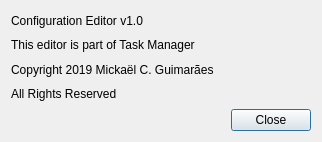
<?xml version="1.0" encoding="UTF-8"?>
<ui version="4.0">
 <class>AboutDialog</class>
 <widget class="QDialog" name="AboutDialog">
  <property name="geometry">
   <rect>
    <x>0</x>
    <y>0</y>
    <width>322</width>
    <height>142</height>
   </rect>
  </property>
  <property name="windowTitle">
   <string>About Configuration Editor</string>
  </property>
  <layout class="QGridLayout" name="gridLayout">
   <item row="1" column="0" colspan="2">
    <widget class="QLabel" name="labelPartOfInfo">
     <property name="text">
      <string>This editor is part of Task Manager</string>
     </property>
    </widget>
   </item>
   <item row="3" column="0">
    <widget class="QLabel" name="label_3">
     <property name="text">
      <string>All Rights Reserved</string>
     </property>
    </widget>
   </item>
   <item row="2" column="0" colspan="2">
    <widget class="QLabel" name="label_2">
     <property name="text">
      <string>Copyright 2019 Mickaël C. Guimarães</string>
     </property>
    </widget>
   </item>
   <item row="4" column="1">
    <widget class="QPushButton" name="closeButton">
     <property name="sizePolicy">
      <sizepolicy hsizetype="Fixed" vsizetype="Fixed">
       <horstretch>0</horstretch>
       <verstretch>0</verstretch>
      </sizepolicy>
     </property>
     <property name="text">
      <string>Close</string>
     </property>
    </widget>
   </item>
   <item row="0" column="0">
    <widget class="QLabel" name="labelExeInfo">
     <property name="text">
      <string>Configuration Editor v1.0</string>
     </property>
    </widget>
   </item>
  </layout>
 </widget>
 <resources/>
 <connections>
  <connection>
   <sender>closeButton</sender>
   <signal>clicked()</signal>
   <receiver>AboutDialog</receiver>
   <slot>accept()</slot>
   <hints>
    <hint type="sourcelabel">
     <x>155</x>
     <y>287</y>
    </hint>
    <hint type="destinationlabel">
     <x>135</x>
     <y>242</y>
    </hint>
   </hints>
  </connection>
 </connections>
</ui>
